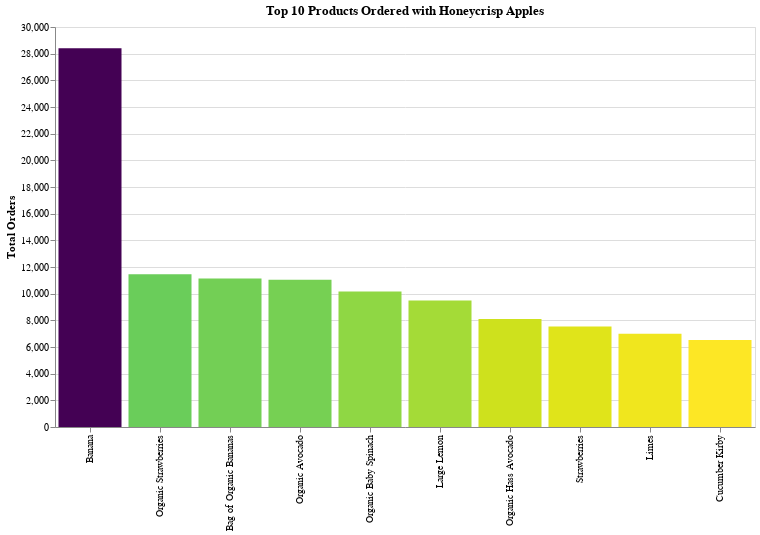

The notebook cell saved with this chart:
### Code cell
chart_title = "Top 10 Products Ordered with Honeycrisp Apples"
x_label = "index:O"
y_label = 'count:Q'
pct_of_orders = 'pct_orders:Q'
product_num = 'product_num:O'
sort_list = honeycrisp_df['index'].tolist()


alt.Chart(honeycrisp_df).mark_bar().encode(
    alt.X(x_label, bin=False, sort=sort_list, title=""),
    alt.Y(y_label, title="Total Orders"),
    color = alt.Color(y_label, legend=None, sort="descending", scale=alt.Scale(scheme='viridis')),
    tooltip=[alt.Tooltip(x_label, title="Item"), alt.Tooltip(y_label), alt.Tooltip(pct_of_orders), alt.Tooltip(product_num)]
    ).properties(title=chart_title, width=700, height=400)

### Figure 1 — Vega-Lite specification as saved in the notebook (floating-point values rounded to 4 significant figures)
{"$schema": "https://vega.github.io/schema/vega-lite/v2.6.0.json", "config": {"background": "white", "view": {"height": 300, "width": 400}}, "data": {"name": "data-a9baa478648e0985cf7d473037226368"}, "datasets": {"data-a9baa478648e0985cf7d473037226368": [{"count": 28408, "index": "Banana", "pct_orders": 35.61, "product_num": 24852}, {"count": 11465, "index": "Organic Strawberries", "pct_orders": 14.37, "product_num": 21137}, {"count": 11137, "index": "Bag of Organic Bananas", "pct_orders": 13.96, "product_num": 13176}, {"count": 11046, "index": "Organic Avocado", "pct_orders": 13.85, "product_num": 47766}, {"count": 10170, "index": "Organic Baby Spinach", "pct_orders": 12.75, "product_num": 21903}, {"count": 9485, "index": "Large Lemon", "pct_orders": 11.89, "product_num": 47626}, {"count": 8100, "index": "Organic Hass Avocado", "pct_orders": 10.15, "product_num": 47209}, {"count": 7536, "index": "Strawberries", "pct_orders": 9.45, "product_num": 16797}, {"count": 6993, "index": "Limes", "pct_orders": 8.77, "product_num": 26209}, {"count": 6518, "index": "Cucumber Kirby", "pct_orders": 8.17, "product_num": 49683}]}, "encoding": {"color": {"field": "count", "legend": null, "scale": {"scheme": "viridis"}, "sort": "descending", "type": "quantitative"}, "tooltip": [{"field": "index", "title": "Item", "type": "ordinal"}, {"field": "count", "type": "quantitative"}, {"field": "pct_orders", "type": "quantitative"}, {"field": "product_num", "type": "ordinal"}], "x": {"bin": false, "field": "index", "sort": ["Banana", "Organic Strawberries", "Bag of Organic Bananas", "Organic Avocado", "Organic Baby Spinach", "Large Lemon", "Organic Hass Avocado", "Strawberries", "Limes", "Cucumber Kirby"], "title": "", "type": "ordinal"}, "y": {"field": "count", "title": "Total Orders", "type": "quantitative"}}, "height": 400, "mark": "bar", "title": "Top 10 Products Ordered with Honeycrisp Apples", "width": 700}
